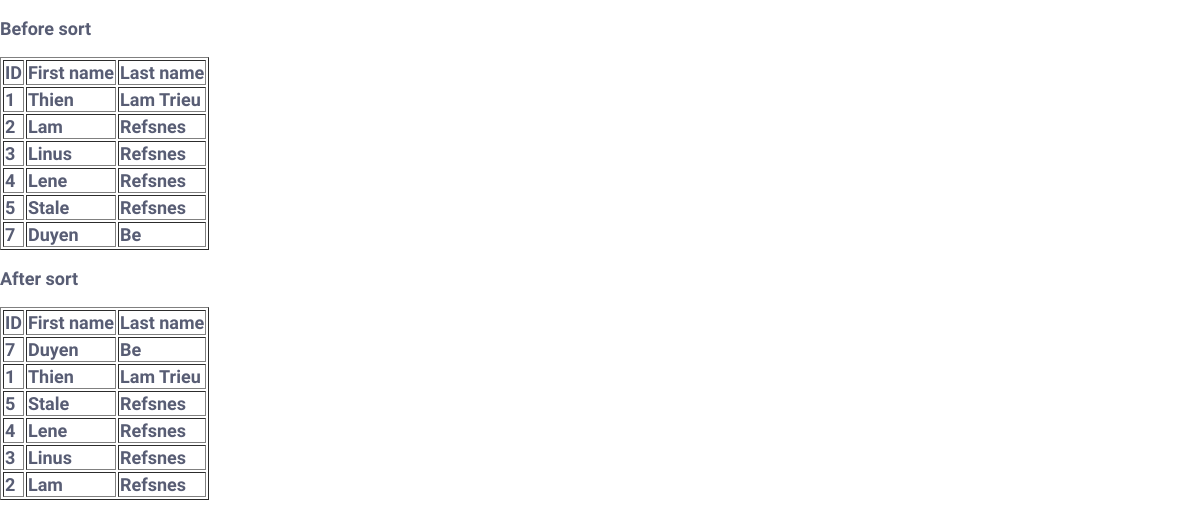
Page /testing/ on the earlier database version.
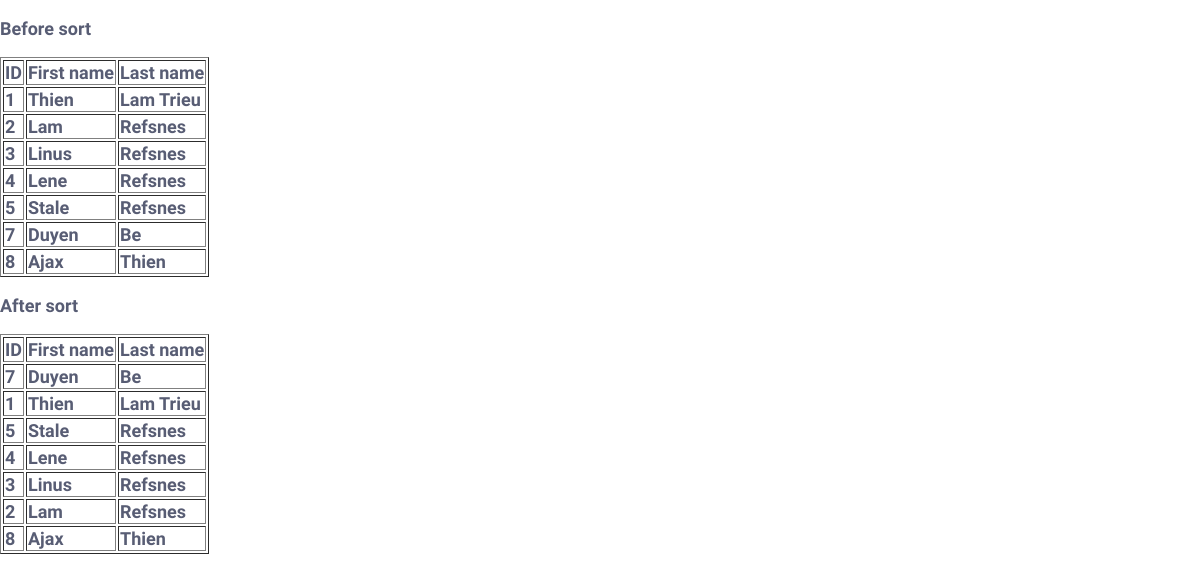
Same page on the later database version.
### members/models.py (models this page shows)
class Member(models.Model):
    firstname = models.CharField(max_length=255)
    lastname = models.CharField(max_length=255)
    phone = models.IntegerField(null = True)
    joined_date = models.DateField(null = True)

### members/views.py (the view)
# urls.py: path("testing/", views.testing, name="testing"),
def testing(request):
    before_sort_mymemeber = Member.objects.all()
    mymembers = Member.objects.all().order_by("lastname", "-id")
    template = loader.get_template("template.html")
    context = {
        "before_sort": before_sort_mymemeber,
        "mymembers": mymembers,
    }
    return HttpResponse(template.render(context, request))

### members/templates/template.html (shortened to what this page needs)
{% load static %}
<!DOCTYPE html>
<html>
    <link rel="stylesheet" href="{% static "global.css" %}">
    <body>
        <p>Before sort</p>
        <table border=1">
            <tr>
                <th>ID</th>
                <th>First name</th>
                <th>Last name</th>
            </tr>
            {% for member in before_sort %}
                <tr>
                    <td>{{member.id}}</td>
                    <td>{{member.firstname}}</td>
                    <td>{{member.lastname}}</td>
                </tr>
            {% endfor %}
        </table>
        <p>After sort</p>
        <table border=1">
            <tr>
                <th>ID</th>
                <th>First name</th>
                <th>Last name</th>
            </tr>
            {% for member in mymembers %}
                <tr>
                    <td>{{member.id}}</td>
                    <td>{{member.firstname}}</td>
                    <td>{{member.lastname}}</td>
                </tr>
            {% endfor %}
        </table>
    </body>
</html>

Differences in the rows shown:
added Member: id "8", firstname "Ajax", lastname "Thien"
